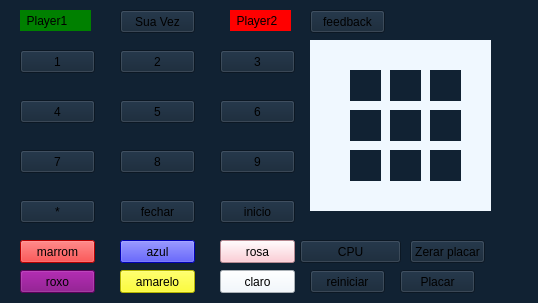
<?xml version="1.0" encoding="UTF-8"?>
<ui version="4.0">
 <class>Widget</class>
 <widget class="QWidget" name="Widget">
  <property name="geometry">
   <rect>
    <x>0</x>
    <y>0</y>
    <width>538</width>
    <height>303</height>
   </rect>
  </property>
  <property name="windowTitle">
   <string>Widget</string>
  </property>
  <property name="styleSheet">
   <string notr="true">background-color:#123</string>
  </property>
  <widget class="QPushButton" name="b1">
   <property name="geometry">
    <rect>
     <x>20</x>
     <y>50</y>
     <width>75</width>
     <height>23</height>
    </rect>
   </property>
   <property name="text">
    <string>1</string>
   </property>
  </widget>
  <widget class="QPushButton" name="b2">
   <property name="geometry">
    <rect>
     <x>120</x>
     <y>50</y>
     <width>75</width>
     <height>23</height>
    </rect>
   </property>
   <property name="text">
    <string>2</string>
   </property>
  </widget>
  <widget class="QPushButton" name="b3">
   <property name="enabled">
    <bool>true</bool>
   </property>
   <property name="geometry">
    <rect>
     <x>220</x>
     <y>50</y>
     <width>75</width>
     <height>23</height>
    </rect>
   </property>
   <property name="text">
    <string>3</string>
   </property>
  </widget>
  <widget class="QPushButton" name="b4">
   <property name="geometry">
    <rect>
     <x>20</x>
     <y>100</y>
     <width>75</width>
     <height>23</height>
    </rect>
   </property>
   <property name="text">
    <string>4</string>
   </property>
  </widget>
  <widget class="QPushButton" name="b5">
   <property name="geometry">
    <rect>
     <x>120</x>
     <y>100</y>
     <width>75</width>
     <height>23</height>
    </rect>
   </property>
   <property name="text">
    <string>5</string>
   </property>
  </widget>
  <widget class="QPushButton" name="b6">
   <property name="geometry">
    <rect>
     <x>220</x>
     <y>100</y>
     <width>75</width>
     <height>23</height>
    </rect>
   </property>
   <property name="text">
    <string>6</string>
   </property>
  </widget>
  <widget class="QPushButton" name="b7">
   <property name="geometry">
    <rect>
     <x>20</x>
     <y>150</y>
     <width>75</width>
     <height>23</height>
    </rect>
   </property>
   <property name="text">
    <string>7</string>
   </property>
  </widget>
  <widget class="QPushButton" name="b8">
   <property name="geometry">
    <rect>
     <x>120</x>
     <y>150</y>
     <width>75</width>
     <height>23</height>
    </rect>
   </property>
   <property name="text">
    <string>8</string>
   </property>
  </widget>
  <widget class="QPushButton" name="b9">
   <property name="geometry">
    <rect>
     <x>220</x>
     <y>150</y>
     <width>75</width>
     <height>23</height>
    </rect>
   </property>
   <property name="text">
    <string>9</string>
   </property>
  </widget>
  <widget class="QPushButton" name="opcoes">
   <property name="geometry">
    <rect>
     <x>20</x>
     <y>200</y>
     <width>75</width>
     <height>23</height>
    </rect>
   </property>
   <property name="text">
    <string>*</string>
   </property>
  </widget>
  <widget class="QPushButton" name="fechar">
   <property name="geometry">
    <rect>
     <x>120</x>
     <y>200</y>
     <width>75</width>
     <height>23</height>
    </rect>
   </property>
   <property name="text">
    <string>fechar</string>
   </property>
  </widget>
  <widget class="QPushButton" name="inicio">
   <property name="geometry">
    <rect>
     <x>220</x>
     <y>200</y>
     <width>75</width>
     <height>23</height>
    </rect>
   </property>
   <property name="text">
    <string>inicio</string>
   </property>
  </widget>
  <widget class="QPushButton" name="azul">
   <property name="geometry">
    <rect>
     <x>120</x>
     <y>240</y>
     <width>75</width>
     <height>23</height>
    </rect>
   </property>
   <property name="styleSheet">
    <string notr="true">background-color:blue</string>
   </property>
   <property name="text">
    <string>azul</string>
   </property>
  </widget>
  <widget class="QPushButton" name="vermelho">
   <property name="geometry">
    <rect>
     <x>20</x>
     <y>240</y>
     <width>75</width>
     <height>23</height>
    </rect>
   </property>
   <property name="autoFillBackground">
    <bool>false</bool>
   </property>
   <property name="styleSheet">
    <string notr="true">background-color:red</string>
   </property>
   <property name="text">
    <string>marrom</string>
   </property>
  </widget>
  <widget class="QPushButton" name="verde">
   <property name="geometry">
    <rect>
     <x>220</x>
     <y>240</y>
     <width>75</width>
     <height>23</height>
    </rect>
   </property>
   <property name="styleSheet">
    <string notr="true">background-color:pink</string>
   </property>
   <property name="text">
    <string>rosa</string>
   </property>
  </widget>
  <widget class="QPushButton" name="roxo">
   <property name="geometry">
    <rect>
     <x>20</x>
     <y>270</y>
     <width>75</width>
     <height>23</height>
    </rect>
   </property>
   <property name="styleSheet">
    <string notr="true">background-color:purple</string>
   </property>
   <property name="text">
    <string>roxo</string>
   </property>
  </widget>
  <widget class="QPushButton" name="amarelo">
   <property name="geometry">
    <rect>
     <x>120</x>
     <y>270</y>
     <width>75</width>
     <height>23</height>
    </rect>
   </property>
   <property name="styleSheet">
    <string notr="true">background-color:yellow</string>
   </property>
   <property name="text">
    <string>amarelo</string>
   </property>
  </widget>
  <widget class="QPushButton" name="azulclaro">
   <property name="geometry">
    <rect>
     <x>220</x>
     <y>270</y>
     <width>75</width>
     <height>23</height>
    </rect>
   </property>
   <property name="styleSheet">
    <string notr="true">background-color:aliceblue</string>
   </property>
   <property name="text">
    <string>claro</string>
   </property>
  </widget>
  <widget class="QPushButton" name="vez">
   <property name="enabled">
    <bool>true</bool>
   </property>
   <property name="geometry">
    <rect>
     <x>120</x>
     <y>10</y>
     <width>75</width>
     <height>23</height>
    </rect>
   </property>
   <property name="text">
    <string>Sua Vez</string>
   </property>
   <property name="checkable">
    <bool>true</bool>
   </property>
   <property name="checked">
    <bool>false</bool>
   </property>
  </widget>
  <widget class="QLabel" name="p1">
   <property name="geometry">
    <rect>
     <x>20</x>
     <y>10</y>
     <width>71</width>
     <height>21</height>
    </rect>
   </property>
   <property name="styleSheet">
    <string notr="true">background-color:green</string>
   </property>
   <property name="text">
    <string>  Player1</string>
   </property>
  </widget>
  <widget class="QLabel" name="p2">
   <property name="geometry">
    <rect>
     <x>230</x>
     <y>10</y>
     <width>61</width>
     <height>21</height>
    </rect>
   </property>
   <property name="styleSheet">
    <string notr="true">background-color:red</string>
   </property>
   <property name="text">
    <string>  Player2</string>
   </property>
  </widget>
  <widget class="QPushButton" name="cpu">
   <property name="geometry">
    <rect>
     <x>300</x>
     <y>240</y>
     <width>101</width>
     <height>23</height>
    </rect>
   </property>
   <property name="text">
    <string>CPU</string>
   </property>
  </widget>
  <widget class="QPushButton" name="reinicio">
   <property name="geometry">
    <rect>
     <x>310</x>
     <y>270</y>
     <width>75</width>
     <height>23</height>
    </rect>
   </property>
   <property name="text">
    <string>reiniciar</string>
   </property>
  </widget>
  <widget class="QLabel" name="velha">
   <property name="geometry">
    <rect>
     <x>310</x>
     <y>40</y>
     <width>181</width>
     <height>171</height>
    </rect>
   </property>
   <property name="autoFillBackground">
    <bool>false</bool>
   </property>
   <property name="styleSheet">
    <string notr="true">background-color:aliceblue</string>
   </property>
   <property name="text">
    <string/>
   </property>
   <property name="pixmap">
    <pixmap resource="recursos.qrc">:/imagens/imagem/velha1.jpg</pixmap>
   </property>
  </widget>
  <widget class="QLabel" name="l1">
   <property name="enabled">
    <bool>true</bool>
   </property>
   <property name="geometry">
    <rect>
     <x>350</x>
     <y>70</y>
     <width>31</width>
     <height>31</height>
    </rect>
   </property>
   <property name="text">
    <string/>
   </property>
   <property name="pixmap">
    <pixmap>imagem/x.jpg</pixmap>
   </property>
   <property name="scaledContents">
    <bool>true</bool>
   </property>
  </widget>
  <widget class="QLabel" name="l2">
   <property name="geometry">
    <rect>
     <x>390</x>
     <y>70</y>
     <width>31</width>
     <height>31</height>
    </rect>
   </property>
   <property name="text">
    <string/>
   </property>
   <property name="pixmap">
    <pixmap resource="recursos.qrc">:/imagens/imagem/O.jpg</pixmap>
   </property>
   <property name="scaledContents">
    <bool>true</bool>
   </property>
  </widget>
  <widget class="QLabel" name="l3">
   <property name="geometry">
    <rect>
     <x>430</x>
     <y>70</y>
     <width>31</width>
     <height>31</height>
    </rect>
   </property>
   <property name="text">
    <string/>
   </property>
  </widget>
  <widget class="QLabel" name="l4">
   <property name="geometry">
    <rect>
     <x>350</x>
     <y>110</y>
     <width>31</width>
     <height>31</height>
    </rect>
   </property>
   <property name="text">
    <string/>
   </property>
  </widget>
  <widget class="QLabel" name="l5">
   <property name="geometry">
    <rect>
     <x>390</x>
     <y>110</y>
     <width>31</width>
     <height>31</height>
    </rect>
   </property>
   <property name="text">
    <string/>
   </property>
  </widget>
  <widget class="QLabel" name="l6">
   <property name="geometry">
    <rect>
     <x>430</x>
     <y>110</y>
     <width>31</width>
     <height>31</height>
    </rect>
   </property>
   <property name="text">
    <string/>
   </property>
  </widget>
  <widget class="QLabel" name="l7">
   <property name="geometry">
    <rect>
     <x>350</x>
     <y>150</y>
     <width>31</width>
     <height>31</height>
    </rect>
   </property>
   <property name="text">
    <string/>
   </property>
  </widget>
  <widget class="QLabel" name="l8">
   <property name="geometry">
    <rect>
     <x>390</x>
     <y>150</y>
     <width>31</width>
     <height>31</height>
    </rect>
   </property>
   <property name="text">
    <string/>
   </property>
   <property name="pixmap">
    <pixmap resource="recursos.qrc">:/imagens/imagem/x.jpg</pixmap>
   </property>
   <property name="scaledContents">
    <bool>true</bool>
   </property>
  </widget>
  <widget class="QLabel" name="l9">
   <property name="geometry">
    <rect>
     <x>430</x>
     <y>150</y>
     <width>31</width>
     <height>31</height>
    </rect>
   </property>
   <property name="text">
    <string/>
   </property>
  </widget>
  <widget class="QPushButton" name="placar">
   <property name="geometry">
    <rect>
     <x>400</x>
     <y>270</y>
     <width>75</width>
     <height>23</height>
    </rect>
   </property>
   <property name="text">
    <string>Placar</string>
   </property>
  </widget>
  <widget class="QPushButton" name="zerar">
   <property name="geometry">
    <rect>
     <x>410</x>
     <y>240</y>
     <width>75</width>
     <height>23</height>
    </rect>
   </property>
   <property name="text">
    <string>Zerar placar</string>
   </property>
  </widget>
  <widget class="QPushButton" name="dicas">
   <property name="geometry">
    <rect>
     <x>310</x>
     <y>10</y>
     <width>75</width>
     <height>23</height>
    </rect>
   </property>
   <property name="text">
    <string>feedback</string>
   </property>
  </widget>
 </widget>
 <resources>
  <include location="recursos.qrc"/>
 </resources>
 <connections/>
</ui>
